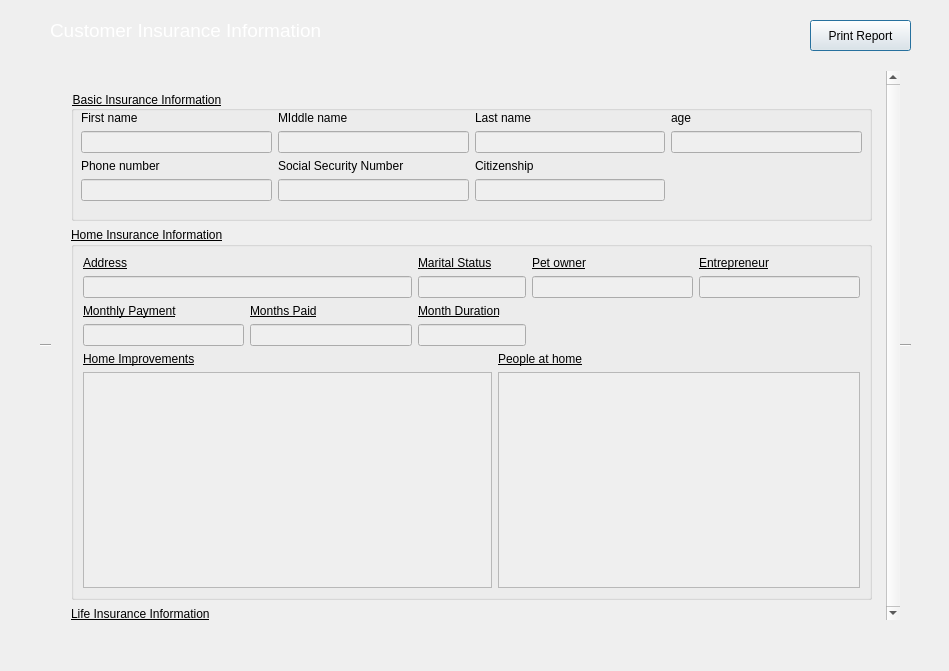
<?xml version="1.0" encoding="UTF-8"?>
<ui version="4.0">
 <class>PolicyDetailsView</class>
 <widget class="QDialog" name="PolicyDetailsView">
  <property name="windowModality">
   <enum>Qt::WindowModal</enum>
  </property>
  <property name="geometry">
   <rect>
    <x>0</x>
    <y>0</y>
    <width>949</width>
    <height>671</height>
   </rect>
  </property>
  <property name="windowTitle">
   <string>Your Insurance Information</string>
  </property>
  <property name="styleSheet">
   <string notr="true">QGroupBox &gt; QLabel{
color: #000000;

}

QGroupBox &gt; QLineEdit{
color: #000000;

}

QDialog{
	background-color:  #C2272D;
}</string>
  </property>
  <property name="modal">
   <bool>true</bool>
  </property>
  <widget class="QScrollArea" name="scrollArea">
   <property name="geometry">
    <rect>
     <x>40</x>
     <y>60</y>
     <width>871</width>
     <height>571</height>
    </rect>
   </property>
   <property name="styleSheet">
    <string notr="true">QScrollArea{
padding: 10px;
}</string>
   </property>
   <property name="frameShape">
    <enum>QFrame::HLine</enum>
   </property>
   <property name="frameShadow">
    <enum>QFrame::Sunken</enum>
   </property>
   <property name="verticalScrollBarPolicy">
    <enum>Qt::ScrollBarAlwaysOn</enum>
   </property>
   <property name="sizeAdjustPolicy">
    <enum>QAbstractScrollArea::AdjustToContents</enum>
   </property>
   <property name="widgetResizable">
    <bool>true</bool>
   </property>
   <widget class="QWidget" name="scrollContents">
    <property name="geometry">
     <rect>
      <x>0</x>
      <y>0</y>
      <width>835</width>
      <height>549</height>
     </rect>
    </property>
    <property name="autoFillBackground">
     <bool>true</bool>
    </property>
    <widget class="QWidget" name="layoutWidget">
     <property name="geometry">
      <rect>
       <x>20</x>
       <y>20</y>
       <width>801</width>
       <height>1461</height>
      </rect>
     </property>
     <layout class="QVBoxLayout" name="verticalLayout">
      <item>
       <widget class="QGroupBox" name="basicBox">
        <property name="font">
         <font>
          <underline>true</underline>
         </font>
        </property>
        <property name="styleSheet">
         <string notr="true">QGroupBox{
padding-bottom: 10px;
padding-top: 10px;
}</string>
        </property>
        <property name="title">
         <string>Basic Insurance Information</string>
        </property>
        <layout class="QGridLayout" name="gridLayout">
         <item row="0" column="0">
          <widget class="QLabel" name="label_45">
           <property name="text">
            <string>First name</string>
           </property>
          </widget>
         </item>
         <item row="0" column="1">
          <widget class="QLabel" name="label_44">
           <property name="text">
            <string>MIddle name</string>
           </property>
          </widget>
         </item>
         <item row="0" column="2">
          <widget class="QLabel" name="label_48">
           <property name="text">
            <string>Last name</string>
           </property>
          </widget>
         </item>
         <item row="0" column="3">
          <widget class="QLabel" name="label_47">
           <property name="text">
            <string>age</string>
           </property>
          </widget>
         </item>
         <item row="1" column="0">
          <widget class="QLineEdit" name="firstname">
           <property name="enabled">
            <bool>false</bool>
           </property>
          </widget>
         </item>
         <item row="1" column="1">
          <widget class="QLineEdit" name="middlename">
           <property name="enabled">
            <bool>false</bool>
           </property>
          </widget>
         </item>
         <item row="1" column="2">
          <widget class="QLineEdit" name="lastname">
           <property name="enabled">
            <bool>false</bool>
           </property>
          </widget>
         </item>
         <item row="1" column="3">
          <widget class="QLineEdit" name="age">
           <property name="enabled">
            <bool>false</bool>
           </property>
          </widget>
         </item>
         <item row="2" column="0">
          <widget class="QLabel" name="label_43">
           <property name="text">
            <string>Phone number</string>
           </property>
          </widget>
         </item>
         <item row="2" column="1">
          <widget class="QLabel" name="label_42">
           <property name="text">
            <string>Social Security Number</string>
           </property>
          </widget>
         </item>
         <item row="2" column="2">
          <widget class="QLabel" name="label_46">
           <property name="text">
            <string>Citizenship</string>
           </property>
          </widget>
         </item>
         <item row="3" column="0">
          <widget class="QLineEdit" name="phoneNumber">
           <property name="enabled">
            <bool>false</bool>
           </property>
          </widget>
         </item>
         <item row="3" column="1">
          <widget class="QLineEdit" name="socialsecuritynumber">
           <property name="enabled">
            <bool>false</bool>
           </property>
          </widget>
         </item>
         <item row="3" column="2">
          <widget class="QLineEdit" name="citizenship">
           <property name="enabled">
            <bool>false</bool>
           </property>
          </widget>
         </item>
        </layout>
       </widget>
      </item>
      <item>
       <widget class="QGroupBox" name="homeBox">
        <property name="font">
         <font>
          <underline>true</underline>
         </font>
        </property>
        <property name="title">
         <string>Home Insurance Information</string>
        </property>
        <layout class="QGridLayout" name="gridLayout_2">
         <item row="0" column="0">
          <widget class="QLabel" name="label_50">
           <property name="text">
            <string>Address</string>
           </property>
          </widget>
         </item>
         <item row="0" column="4">
          <widget class="QLabel" name="label_54">
           <property name="text">
            <string>Pet owner</string>
           </property>
          </widget>
         </item>
         <item row="0" column="5">
          <widget class="QLabel" name="label_57">
           <property name="text">
            <string>Entrepreneur</string>
           </property>
          </widget>
         </item>
         <item row="1" column="2" colspan="2">
          <widget class="QLineEdit" name="maritalstatus">
           <property name="enabled">
            <bool>false</bool>
           </property>
          </widget>
         </item>
         <item row="1" column="4">
          <widget class="QLineEdit" name="petowner">
           <property name="enabled">
            <bool>false</bool>
           </property>
          </widget>
         </item>
         <item row="1" column="5">
          <widget class="QLineEdit" name="entrepreneur">
           <property name="enabled">
            <bool>false</bool>
           </property>
          </widget>
         </item>
         <item row="2" column="0">
          <widget class="QLabel" name="label_52">
           <property name="text">
            <string>Monthly Payment</string>
           </property>
          </widget>
         </item>
         <item row="2" column="1">
          <widget class="QLabel" name="label_51">
           <property name="text">
            <string>Months Paid</string>
           </property>
          </widget>
         </item>
         <item row="2" column="2" colspan="2">
          <widget class="QLabel" name="label_53">
           <property name="text">
            <string>Month Duration</string>
           </property>
          </widget>
         </item>
         <item row="3" column="0">
          <widget class="QLineEdit" name="home_monthlypayment">
           <property name="enabled">
            <bool>false</bool>
           </property>
          </widget>
         </item>
         <item row="3" column="1">
          <widget class="QLineEdit" name="home_monthspaid">
           <property name="enabled">
            <bool>false</bool>
           </property>
          </widget>
         </item>
         <item row="3" column="2" colspan="2">
          <widget class="QLineEdit" name="home_monthduration">
           <property name="enabled">
            <bool>false</bool>
           </property>
          </widget>
         </item>
         <item row="4" column="0">
          <widget class="QLabel" name="label_49">
           <property name="text">
            <string>Home Improvements</string>
           </property>
          </widget>
         </item>
         <item row="4" column="3" colspan="2">
          <widget class="QLabel" name="label_56">
           <property name="text">
            <string>People at home</string>
           </property>
          </widget>
         </item>
         <item row="5" column="0" colspan="3">
          <widget class="QTextEdit" name="homeimprovements">
           <property name="enabled">
            <bool>false</bool>
           </property>
          </widget>
         </item>
         <item row="5" column="3" colspan="3">
          <widget class="QTextEdit" name="peopleathome">
           <property name="enabled">
            <bool>false</bool>
           </property>
          </widget>
         </item>
         <item row="0" column="2">
          <widget class="QLabel" name="label_55">
           <property name="text">
            <string>Marital Status</string>
           </property>
          </widget>
         </item>
         <item row="1" column="0" colspan="2">
          <widget class="QLineEdit" name="address">
           <property name="enabled">
            <bool>false</bool>
           </property>
          </widget>
         </item>
        </layout>
       </widget>
      </item>
      <item>
       <widget class="QGroupBox" name="lifeBox">
        <property name="font">
         <font>
          <underline>true</underline>
         </font>
        </property>
        <property name="title">
         <string>Life Insurance Information</string>
        </property>
        <layout class="QGridLayout" name="gridLayout_3">
         <item row="0" column="0">
          <widget class="QLabel" name="label_59">
           <property name="text">
            <string>Salary</string>
           </property>
          </widget>
         </item>
         <item row="0" column="1">
          <widget class="QLabel" name="label_68">
           <property name="text">
            <string>Occupation</string>
           </property>
          </widget>
         </item>
         <item row="0" column="2" colspan="2">
          <widget class="QLabel" name="label_66">
           <property name="text">
            <string>Felon Charges</string>
           </property>
          </widget>
         </item>
         <item row="0" column="4">
          <widget class="QLabel" name="label_61">
           <property name="text">
            <string>Misdemeanor Charges</string>
           </property>
          </widget>
         </item>
         <item row="0" column="5">
          <widget class="QLabel" name="label_64">
           <property name="text">
            <string>Drug User</string>
           </property>
          </widget>
         </item>
         <item row="1" column="0">
          <widget class="QLineEdit" name="salary">
           <property name="enabled">
            <bool>false</bool>
           </property>
          </widget>
         </item>
         <item row="1" column="1">
          <widget class="QLineEdit" name="occupation">
           <property name="enabled">
            <bool>false</bool>
           </property>
          </widget>
         </item>
         <item row="1" column="2" colspan="2">
          <widget class="QLineEdit" name="feloncharges">
           <property name="enabled">
            <bool>false</bool>
           </property>
          </widget>
         </item>
         <item row="1" column="4">
          <widget class="QLineEdit" name="misdemeanorcharges">
           <property name="enabled">
            <bool>false</bool>
           </property>
          </widget>
         </item>
         <item row="1" column="5">
          <widget class="QLineEdit" name="druguser">
           <property name="enabled">
            <bool>false</bool>
           </property>
           <property name="text">
            <string/>
           </property>
          </widget>
         </item>
         <item row="2" column="0">
          <widget class="QLabel" name="label_70">
           <property name="text">
            <string>Height</string>
           </property>
          </widget>
         </item>
         <item row="2" column="1">
          <widget class="QLabel" name="label_60">
           <property name="text">
            <string>Weight</string>
           </property>
          </widget>
         </item>
         <item row="2" column="2" colspan="2">
          <widget class="QLabel" name="label_62">
           <property name="text">
            <string>Monthly Payment</string>
           </property>
          </widget>
         </item>
         <item row="2" column="4">
          <widget class="QLabel" name="label_58">
           <property name="text">
            <string>Months Paid</string>
           </property>
          </widget>
         </item>
         <item row="2" column="5">
          <widget class="QLabel" name="label_65">
           <property name="text">
            <string>Month Duration</string>
           </property>
          </widget>
         </item>
         <item row="3" column="0">
          <widget class="QLineEdit" name="height">
           <property name="enabled">
            <bool>false</bool>
           </property>
          </widget>
         </item>
         <item row="3" column="1">
          <widget class="QLineEdit" name="weight">
           <property name="enabled">
            <bool>false</bool>
           </property>
          </widget>
         </item>
         <item row="3" column="2" colspan="2">
          <widget class="QLineEdit" name="life_monthlypayment">
           <property name="enabled">
            <bool>false</bool>
           </property>
          </widget>
         </item>
         <item row="3" column="4">
          <widget class="QLineEdit" name="life_monthspaid">
           <property name="enabled">
            <bool>false</bool>
           </property>
          </widget>
         </item>
         <item row="3" column="5">
          <widget class="QLineEdit" name="life_monthduration">
           <property name="enabled">
            <bool>false</bool>
           </property>
          </widget>
         </item>
         <item row="4" column="0">
          <widget class="QLabel" name="label_63">
           <property name="text">
            <string>Beneficiaries</string>
           </property>
          </widget>
         </item>
         <item row="4" column="3" colspan="2">
          <widget class="QLabel" name="label_67">
           <property name="text">
            <string>High Risk Hobbies</string>
           </property>
          </widget>
         </item>
         <item row="5" column="0" colspan="3">
          <widget class="QTextEdit" name="beneficiaries">
           <property name="enabled">
            <bool>false</bool>
           </property>
          </widget>
         </item>
         <item row="5" column="3" colspan="3">
          <widget class="QTextEdit" name="highriskhobbies">
           <property name="enabled">
            <bool>false</bool>
           </property>
          </widget>
         </item>
         <item row="6" column="0">
          <widget class="QLabel" name="label_69">
           <property name="text">
            <string>Physician Details</string>
           </property>
          </widget>
         </item>
         <item row="6" column="3" colspan="2">
          <widget class="QLabel" name="label_71">
           <property name="text">
            <string>Serious Diagnoses</string>
           </property>
          </widget>
         </item>
         <item row="7" column="0" colspan="3">
          <widget class="QTextEdit" name="physiciandetails">
           <property name="enabled">
            <bool>false</bool>
           </property>
          </widget>
         </item>
         <item row="7" column="3" colspan="3">
          <widget class="QTextEdit" name="seriousdiagnoses">
           <property name="enabled">
            <bool>false</bool>
           </property>
          </widget>
         </item>
        </layout>
       </widget>
      </item>
      <item>
       <widget class="QGroupBox" name="carBox">
        <property name="font">
         <font>
          <underline>true</underline>
         </font>
        </property>
        <property name="title">
         <string>Car Insurance Information</string>
        </property>
        <layout class="QGridLayout" name="gridLayout_4">
         <item row="0" column="0">
          <widget class="QLabel" name="label_76">
           <property name="text">
            <string>Make</string>
           </property>
          </widget>
         </item>
         <item row="0" column="1">
          <widget class="QLabel" name="label_77">
           <property name="text">
            <string>Model</string>
           </property>
          </widget>
         </item>
         <item row="0" column="2" colspan="2">
          <widget class="QLabel" name="label_81">
           <property name="text">
            <string>License number</string>
           </property>
          </widget>
         </item>
         <item row="0" column="4">
          <widget class="QLabel" name="label_80">
           <property name="text">
            <string>Vehicle ID number</string>
           </property>
          </widget>
         </item>
         <item row="0" column="5">
          <widget class="QLabel" name="label_78">
           <property name="text">
            <string>Year</string>
           </property>
          </widget>
         </item>
         <item row="1" column="0">
          <widget class="QLineEdit" name="make">
           <property name="enabled">
            <bool>false</bool>
           </property>
          </widget>
         </item>
         <item row="1" column="1">
          <widget class="QLineEdit" name="model">
           <property name="enabled">
            <bool>false</bool>
           </property>
          </widget>
         </item>
         <item row="1" column="2" colspan="2">
          <widget class="QLineEdit" name="licensenumber">
           <property name="enabled">
            <bool>false</bool>
           </property>
          </widget>
         </item>
         <item row="1" column="4">
          <widget class="QLineEdit" name="vehicleidnumber">
           <property name="enabled">
            <bool>false</bool>
           </property>
          </widget>
         </item>
         <item row="1" column="5">
          <widget class="QLineEdit" name="year">
           <property name="enabled">
            <bool>false</bool>
           </property>
          </widget>
         </item>
         <item row="2" column="0">
          <widget class="QLabel" name="label_72">
           <property name="text">
            <string>Annual Miles</string>
           </property>
          </widget>
         </item>
         <item row="2" column="1">
          <widget class="QLabel" name="label_82">
           <property name="text">
            <string>Monthly Payment</string>
           </property>
          </widget>
         </item>
         <item row="2" column="2" colspan="2">
          <widget class="QLabel" name="label_74">
           <property name="text">
            <string>Months Paid</string>
           </property>
          </widget>
         </item>
         <item row="2" column="4">
          <widget class="QLabel" name="label_79">
           <property name="text">
            <string>Month Duration</string>
           </property>
          </widget>
         </item>
         <item row="3" column="0">
          <widget class="QLineEdit" name="annualmiles">
           <property name="enabled">
            <bool>false</bool>
           </property>
          </widget>
         </item>
         <item row="3" column="1">
          <widget class="QLineEdit" name="car_monthlypayment">
           <property name="enabled">
            <bool>false</bool>
           </property>
          </widget>
         </item>
         <item row="3" column="2" colspan="2">
          <widget class="QLineEdit" name="car_monthspaid">
           <property name="enabled">
            <bool>false</bool>
           </property>
          </widget>
         </item>
         <item row="3" column="4">
          <widget class="QLineEdit" name="car_monthduration">
           <property name="enabled">
            <bool>false</bool>
           </property>
          </widget>
         </item>
         <item row="4" column="0">
          <widget class="QLabel" name="label_73">
           <property name="text">
            <string>Safety Features</string>
           </property>
          </widget>
         </item>
         <item row="4" column="3" colspan="2">
          <widget class="QLabel" name="label_75">
           <property name="text">
            <string>Anti Theft Devices</string>
           </property>
          </widget>
         </item>
         <item row="5" column="0" colspan="3">
          <widget class="QTextEdit" name="safetyfeatures">
           <property name="enabled">
            <bool>false</bool>
           </property>
          </widget>
         </item>
         <item row="5" column="3" colspan="3">
          <widget class="QTextEdit" name="antitheftdevices">
           <property name="enabled">
            <bool>false</bool>
           </property>
          </widget>
         </item>
        </layout>
       </widget>
      </item>
     </layout>
    </widget>
   </widget>
  </widget>
  <widget class="QLabel" name="titleLabel">
   <property name="geometry">
    <rect>
     <x>50</x>
     <y>10</y>
     <width>291</width>
     <height>41</height>
    </rect>
   </property>
   <property name="font">
    <font>
     <pointsize>14</pointsize>
    </font>
   </property>
   <property name="styleSheet">
    <string notr="true">QLabel{
	color: #fff;
}</string>
   </property>
   <property name="text">
    <string>Customer Insurance Information</string>
   </property>
  </widget>
  <widget class="QPushButton" name="printButton">
   <property name="geometry">
    <rect>
     <x>810</x>
     <y>20</y>
     <width>101</width>
     <height>31</height>
    </rect>
   </property>
   <property name="text">
    <string>Print Report</string>
   </property>
  </widget>
 </widget>
 <resources/>
 <connections/>
</ui>
